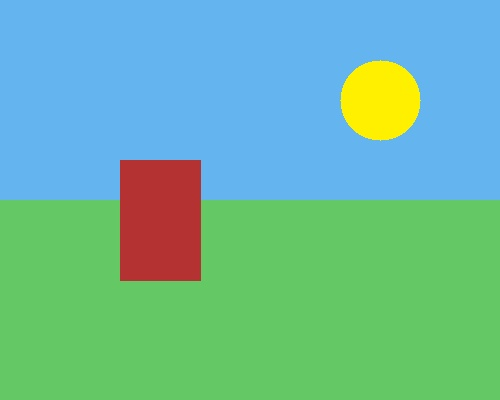
#> input picture sample_inputs/input_exp11.jpg, 500 x 400 px
$ python Exp11_Rotate_180_Clockwise_Along_Y_Axis.py
#> lines starting #> are read from the running program, lines starting #| are printed output that depends on the picture
import cv2
import os

# Experiment 11: 180-degree rotation clockwise along Y-axis (flip + rotate)
image_path = os.path.join(os.path.dirname(__file__), "..", "sample_inputs", "input_exp11.jpg")
image = cv2.imread(image_path)
#> image is the input picture: shape (400, 500, 3); mean B, G, R 159.3, 184.5, 107.8
if image is None:
    image = cv2.imread("input_exp11.jpg")

flipped_image = cv2.flip(image, 1)
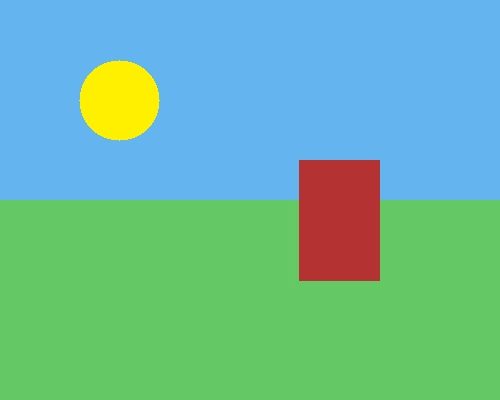
#> flipped_image: shape (400, 500, 3); mean B, G, R 159.3, 184.5, 107.8
rotated_image = cv2.rotate(flipped_image, cv2.ROTATE_180)
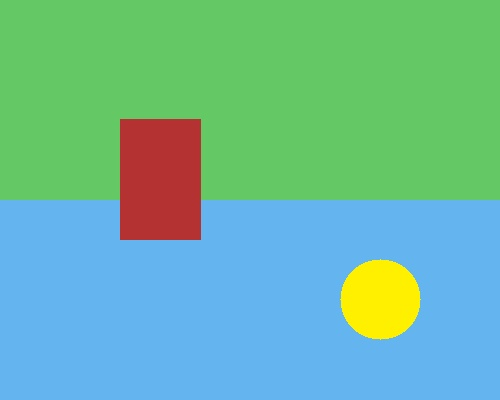
#> rotated_image: shape (400, 500, 3); mean B, G, R 159.3, 184.5, 107.8

cv2.imshow("Original Image", image)
cv2.imshow("Rotated 180-degree Along Y-axis", rotated_image)

out_path = os.path.join(os.path.dirname(__file__), "..", "output_screenshots", "exp11_output.png")
combined = cv2.hconcat([image, rotated_image])
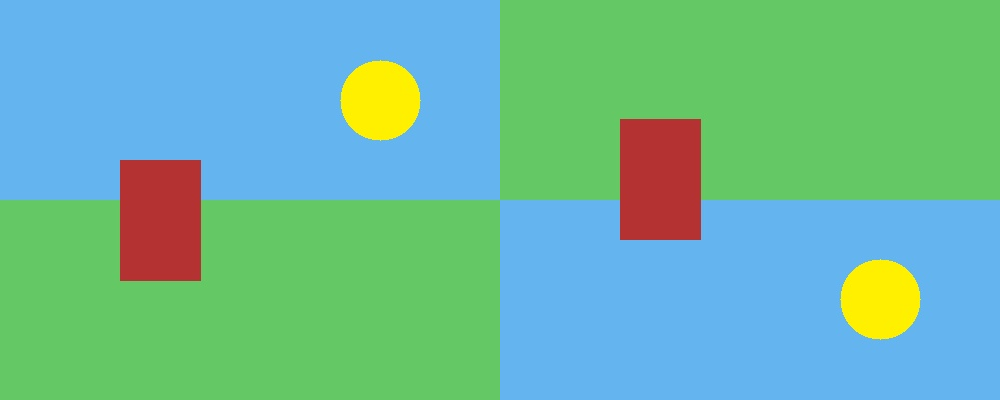
#> combined: shape (400, 1000, 3); mean B, G, R 159.3, 184.5, 107.8
cv2.imwrite(out_path, combined)
print(f"Exp 11 output saved to {out_path}")

cv2.waitKey(500)
cv2.destroyAllWindows()
